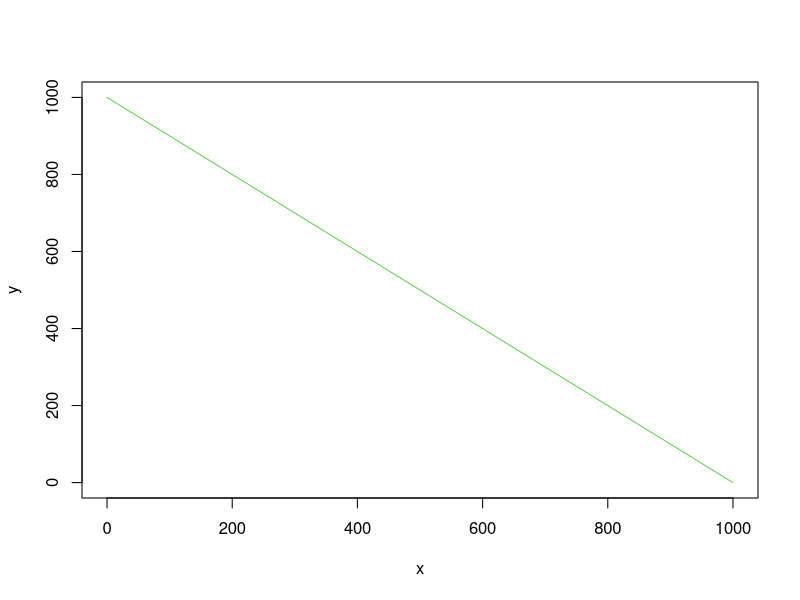
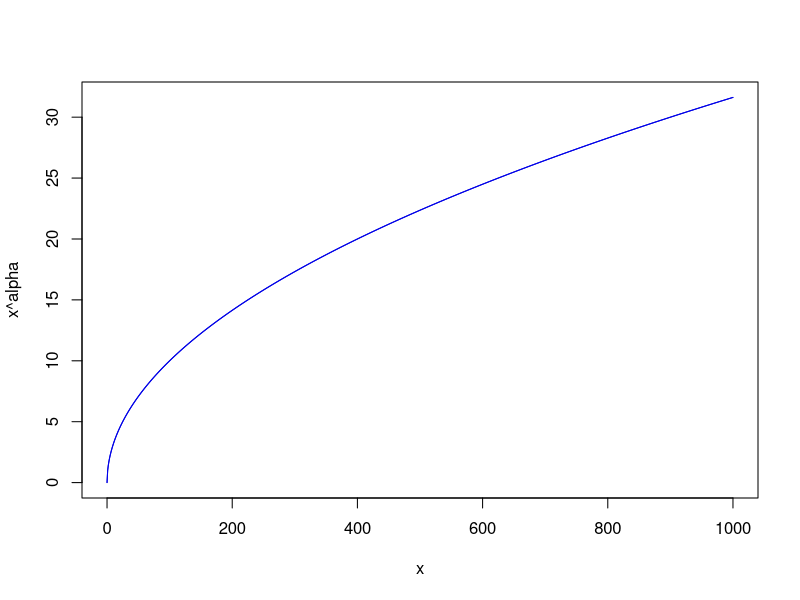
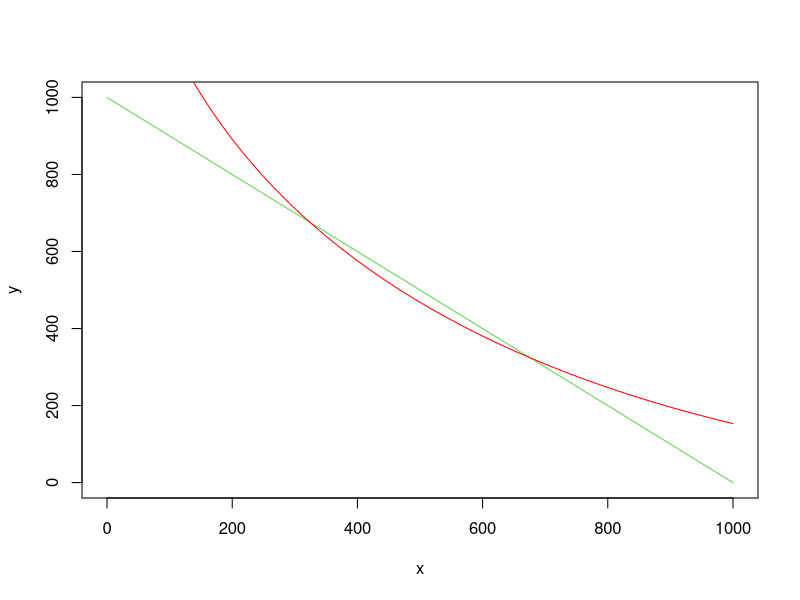

The R script that drew these images, in order:
T=1000
x=0:T
y=T-x
plot(x,y, type="l", col=3)
 


alpha=.5
beta=.5

plot(x,x^alpha, type="l", col="blue3", xlim=)
lines(x,x^beta, col="blue2")


k1=44
y2=(k1-x^alpha)^(1/beta)

plot(x,y, type="l", col=3)
lines(x,y2, col="red")



valor=function(x){
  -(x^alpha+(T-x)^beta)  
}



optimize(f=valor, lower=0, upper=T, 
         maximum=F)
optim(par=500, fn=valor)
